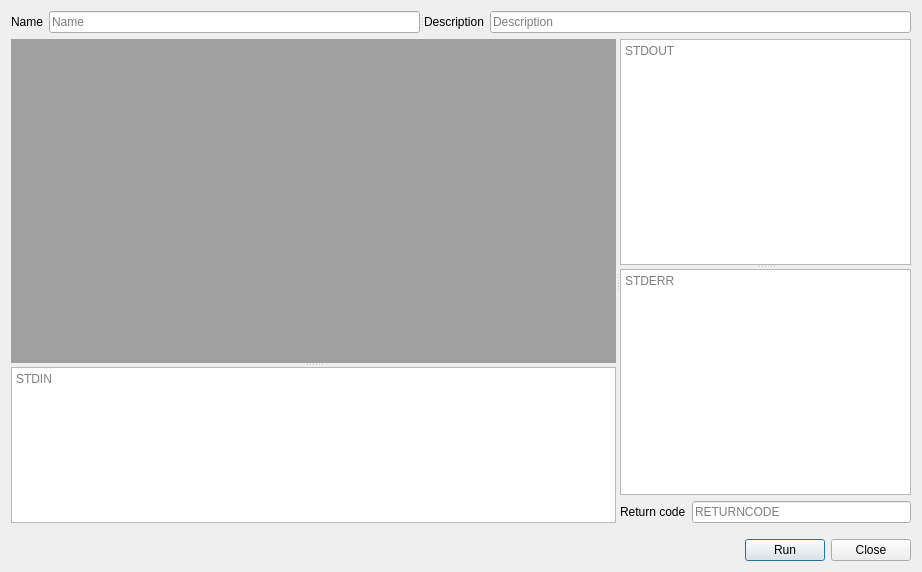
<?xml version="1.0" encoding="UTF-8"?>
<ui version="4.0">
 <class>Dialog</class>
 <widget class="QDialog" name="Dialog">
  <property name="geometry">
   <rect>
    <x>0</x>
    <y>0</y>
    <width>922</width>
    <height>572</height>
   </rect>
  </property>
  <property name="windowTitle">
   <string>Dialog</string>
  </property>
  <layout class="QVBoxLayout" name="verticalLayout_2">
   <item>
    <widget class="QSplitter" name="splitter_4">
     <property name="orientation">
      <enum>Qt::Horizontal</enum>
     </property>
     <widget class="QWidget" name="layoutWidget">
      <layout class="QHBoxLayout" name="horizontalLayout">
       <item>
        <widget class="QLabel" name="labelScriptName">
         <property name="text">
          <string>Name</string>
         </property>
        </widget>
       </item>
       <item>
        <widget class="QLineEdit" name="lineScriptName">
         <property name="placeholderText">
          <string>Name</string>
         </property>
        </widget>
       </item>
      </layout>
     </widget>
     <widget class="QWidget" name="layoutWidget">
      <layout class="QHBoxLayout" name="horizontalLayout_2">
       <item>
        <widget class="QLabel" name="labelDescription">
         <property name="text">
          <string>Description</string>
         </property>
        </widget>
       </item>
       <item>
        <widget class="QLineEdit" name="lineDescription">
         <property name="placeholderText">
          <string>Description</string>
         </property>
        </widget>
       </item>
      </layout>
     </widget>
    </widget>
   </item>
   <item>
    <widget class="QSplitter" name="splitter_3">
     <property name="orientation">
      <enum>Qt::Horizontal</enum>
     </property>
     <widget class="QSplitter" name="splitter_2">
      <property name="orientation">
       <enum>Qt::Vertical</enum>
      </property>
      <widget class="QMdiArea" name="mdiArea">
       <property name="viewMode">
        <enum>QMdiArea::TabbedView</enum>
       </property>
       <property name="documentMode">
        <bool>true</bool>
       </property>
       <property name="tabsClosable">
        <bool>false</bool>
       </property>
       <property name="tabsMovable">
        <bool>true</bool>
       </property>
       <property name="tabShape">
        <enum>QTabWidget::Rounded</enum>
       </property>
      </widget>
      <widget class="QTextEdit" name="textStdin">
       <property name="placeholderText">
        <string>STDIN</string>
       </property>
      </widget>
     </widget>
     <widget class="QWidget" name="layoutWidget">
      <layout class="QVBoxLayout" name="verticalLayout">
       <item>
        <widget class="QSplitter" name="splitter_1">
         <property name="orientation">
          <enum>Qt::Vertical</enum>
         </property>
         <widget class="QTextEdit" name="textStdout">
          <property name="readOnly">
           <bool>true</bool>
          </property>
          <property name="placeholderText">
           <string>STDOUT</string>
          </property>
         </widget>
         <widget class="QTextEdit" name="textStderr">
          <property name="readOnly">
           <bool>true</bool>
          </property>
          <property name="placeholderText">
           <string>STDERR</string>
          </property>
         </widget>
        </widget>
       </item>
       <item>
        <layout class="QHBoxLayout" name="horizontalLayout_1">
         <item>
          <widget class="QLabel" name="labelReturnCode">
           <property name="text">
            <string>Return code</string>
           </property>
          </widget>
         </item>
         <item>
          <widget class="QLineEdit" name="lineReturnCode">
           <property name="readOnly">
            <bool>true</bool>
           </property>
           <property name="placeholderText">
            <string>RETURNCODE</string>
           </property>
          </widget>
         </item>
        </layout>
       </item>
      </layout>
     </widget>
    </widget>
   </item>
   <item>
    <spacer name="verticalSpacer">
     <property name="orientation">
      <enum>Qt::Vertical</enum>
     </property>
     <property name="sizeType">
      <enum>QSizePolicy::Fixed</enum>
     </property>
     <property name="sizeHint" stdset="0">
      <size>
       <width>20</width>
       <height>10</height>
      </size>
     </property>
    </spacer>
   </item>
   <item>
    <layout class="QHBoxLayout" name="horizontalLayout_3">
     <item>
      <spacer name="horizontalSpacer">
       <property name="orientation">
        <enum>Qt::Horizontal</enum>
       </property>
       <property name="sizeHint" stdset="0">
        <size>
         <width>40</width>
         <height>20</height>
        </size>
       </property>
      </spacer>
     </item>
     <item>
      <widget class="QPushButton" name="buttonRun">
       <property name="text">
        <string>Run</string>
       </property>
      </widget>
     </item>
     <item>
      <widget class="QPushButton" name="buttonClose">
       <property name="text">
        <string>Close</string>
       </property>
      </widget>
     </item>
    </layout>
   </item>
  </layout>
 </widget>
 <resources/>
 <connections/>
</ui>
